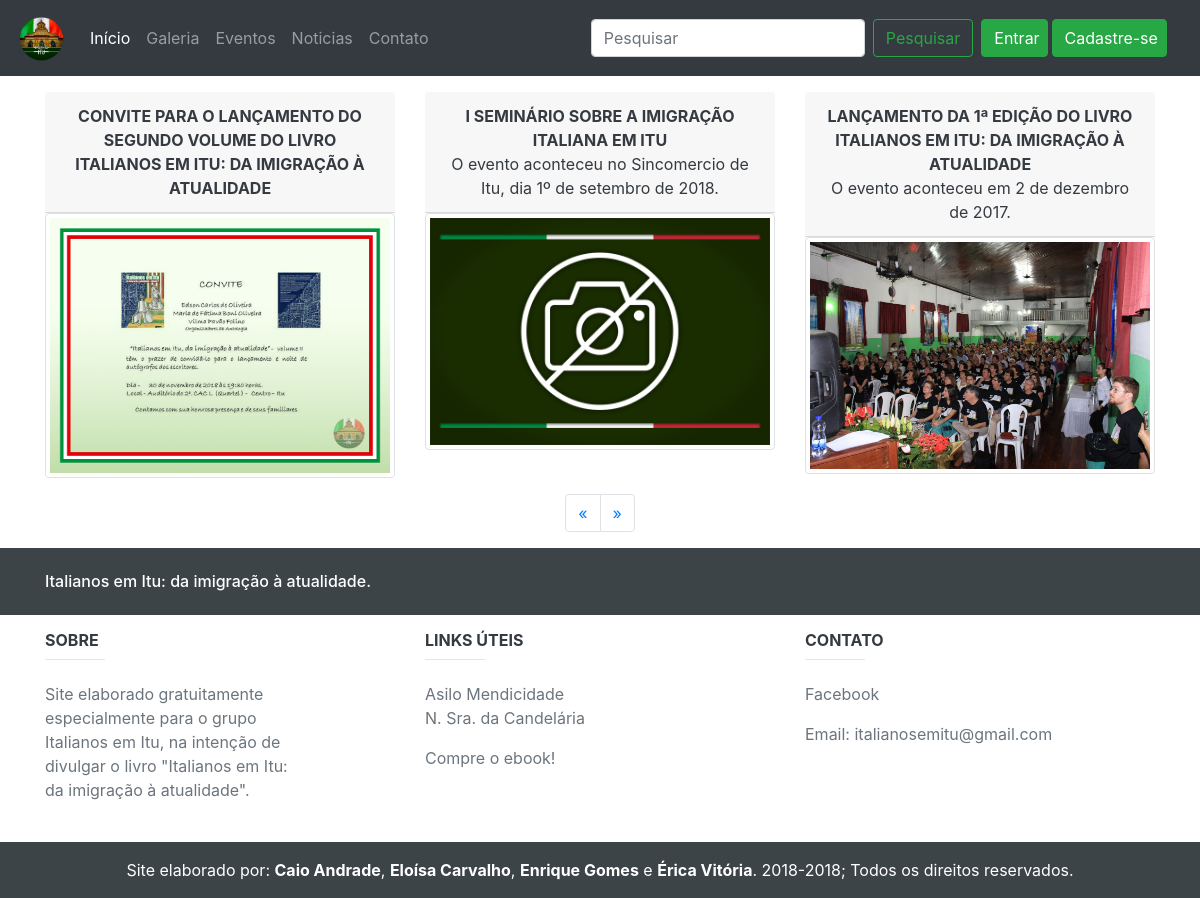
The app's page /index.php?&pg=eventos&pagina=1, older data.
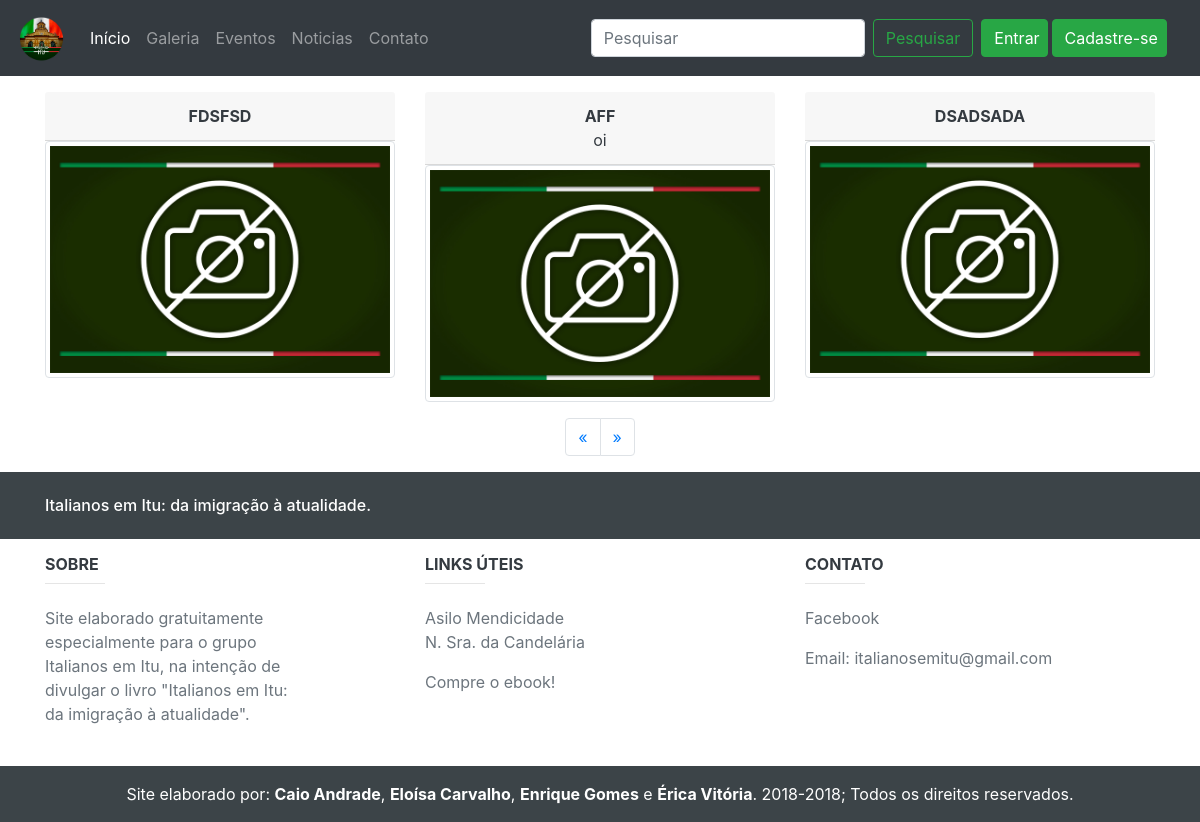
The same page, newer data.
### tables this page shows
CREATE TABLE `noticias` (
  `not_cod` int(11) NOT NULL,
  `not_autor` varchar(100) NOT NULL,
  `not_titulo` varchar(128) NOT NULL,
  `not_subtitulo` varchar(256) DEFAULT NULL,
  `not_data` date NOT NULL,
  `not_hora` time NOT NULL,
  `not_img` varchar(256) DEFAULT NULL,
  `not_cat` varchar(3) NOT NULL DEFAULT 'not',
  `not_ativo` int(11) NOT NULL
);

### db/classes/DAO/conexao.class.php (called while the page is built, shortened)
<?php
class Conexao {
    public function Connect() {
        try {
            $this->user = "root";
            $this->pass = "";
            $this->host = "127.0.0.1";
            $this->base = "italianosdb";
            $parametros = array(PDO::MYSQL_ATTR_INIT_COMMAND => "SET NAMES UTF8");
            $this->file = "mysql:host=" . $this->host . ";dbname=" . $this->base;
            $this->pdo = new PDO($this->file, $this->user, $this->pass, $parametros);
            $this->pdo->setAttribute(PDO::ATTR_ERRMODE, PDO::ERRMODE_EXCEPTION);
            $this->pdo->setAttribute(PDO::ATTR_EMULATE_PREPARES, false);
            $this->pdo->setAttribute(PDO::ATTR_PERSISTENT, true);
            return $this->pdo;
        } catch (PDOException $ex) {
            echo "Erro no sistema" . $ex->getMessage();
        }
    }
}
?>

### db/classes/DAO/noticiasDAO.class.php (the view, shortened to what this page needs)
<?php
require_once ("conexao.class.php");
class noticiasDAO {
    function __construct() {
        $this->con = new Conexao();
        $this->pdo = $this->con->Connect();
    }
    function contarEventosAtivasOuNao($num){
        try {
            $stmt = $this->pdo->prepare("SELECT * FROM noticias WHERE not_ativo = :not_ativo AND not_cat = 'eve' ORDER BY not_cod DESC");
            $param = array(":not_ativo" => $num);
            $stmt->execute($param);
            if($stmt->rowCount() > 0){
                $consulta = $stmt->rowCount();
                return $consulta;
            }else{
                return 0;
            }
        } catch (PDOException $ex) {
            echo "ERRO 309: {$ex->getMessage()}";
        }
    }
    function pegarEventos($limite, $quantpag){
        try {
            $stmt = $this->pdo->prepare("SELECT * FROM noticias WHERE not_ativo = 1 AND not_cat = 'eve' ORDER BY not_cod DESC LIMIT :limite, :quantpag");
            $param = array(":limite" => $limite, ":quantpag" => $quantpag);
            $stmt->execute($param);
            if($stmt->rowCount() > 0){
                $cel = $stmt->rowCount();
                $col = 1;
                $qtdcol = $quantpag;
                $celconstruida = 0;
                for ($a = 0; $a < $qtdcol; $a++) {
                    if ($col == 1) {
                        $celconstruida++;
                    }
                    if ($celconstruida <= $cel) {
                        while ($dados = $stmt->fetch(PDO::FETCH_ASSOC)) {
                            $not_img = $dados['not_img'];
                            $not_titulo = $dados['not_titulo'];
                            $not_subtitulo = $dados['not_subtitulo'];
                            echo '<div class="col-sm-4 mt-2"><div class="card-header text-dark text-center">';
                            echo '<a class="text-uppercase font-weight-bold text-dark" href="index.php?&pg=noticia&id=' . $dados['not_cod'] . '">' . $not_titulo . '</a>';
                            if(!is_null($not_subtitulo)){
                                echo '<br/><a class="text-dark" href="index.php?&pg=noticia&id=' . $dados['not_cod'] . '">' . $not_subtitulo . '</a>';
                            }
                            echo '</div>';
                            if (file_exists('img/noticias/' . $not_img) && !is_null($not_img)) {
                                echo '<a href="index.php?&pg=noticia&id=' . $dados['not_cod'] . '"><img src="img/noticias/'. $not_img . '" alt="Imagem do evento" class="img-thumbnail"></a>';
                            } else {
                                echo '<a href="index.php?&pg=noticia&id=' . $dados['not_cod'] . '"><img src="img/noticias/semfoto.jpg" class="img-thumbnail" alt="Sem foto"></a>';
                            }
                            echo '</div>';
                        }
                    }
                }
            }else{
            }
        }catch (PDOException $ex){
            echo "ERRO 310: {$ex->getMessage()}";
        }
    }
}

### pags/cabecalho.php (shortened to what this page needs)
<!DOCTYPE html>
<html lang="pt-br">
  <head>
    <link rel="stylesheet" href="https://stackpath.bootstrapcdn.com/bootstrap/4.1.1/css/bootstrap.min.css">
    <link rel="stylesheet" href="https://use.fontawesome.com/releases/v5.4.2/css/all.css">
  </head>
  <body>

### pags/menu.php (shortened to what this page needs)
<nav class="navbar navbar-expand-lg navbar-dark bg-dark">
  <a class="navbar-brand" href="index.php?&pg=inicio"><img src="img/Logo.png" height="50px" width="50px" alt="Logo"></a>
  <div class="collapse navbar-collapse" id="navbarTogglerDemo02">
    <ul class="navbar-nav mr-auto mt-2 mt-lg-0">
      <li class="nav-item active mx-auto">
          <a class="nav-link" href="index.php?&pg=inicio">Início <span class="sr-only">(current)</span></a>
      </li>
      <li class="nav-item mx-auto">
          <a class="nav-link" href="index.php?&pg=galeria">Galeria</a>
      </li>
      <li class="nav-item mx-auto">
          <a class="nav-link" href="index.php?&pg=eventos">Eventos</a>
      </li>
      <li class="nav-item mx-auto">
          <a class="nav-link" href="index.php?&pg=noticias">Noticias</a>
      </li>
      <li class="nav-item mx-auto">
          <a class="nav-link" href="index.php?&pg=contato">Contato</a>
      </li>
    </ul>
    <form class="form-inline my-2 my-lg-0" action="" method="POST">
      <input class="form-control mr-sm-2" type="search" placeholder="Pesquisar" name="pesquisa">
      <button class="btn btn-outline-success my-2 my-sm-0 mx-auto" type="submit" name="ir">Pesquisar</button>
    </form>
    <?php
      if ($_SESSION['logado'] == 1) {
        ?>
        <form class="form-inline my-1 mx-1 ml-2">
          <a class="btn btn-success my-1 mr-1 col-sm-3 col-lg-9" href="index.php?&pg=usuariopg">Editar informações</a>
          <a class="nav-link text-center my-1 mr-1 col-sm-3 col-lg-2"  href="index.php?&pg=logout">Sair</a>
        </form>
    <?php }else{
       ?>
      <form class="form-inline my-1 mx-1 ml-2">
          <a class="btn btn-success my-1 mr-1 col-sm-3 col-lg-4" href="index.php?&pg=login">Entrar </a>
          <a class="btn btn-success my-1 mr-1 col-sm-3 col-lg-7" href="index.php?&pg=cadastro">Cadastre-se</a>
      </form>
    <?php } ?>
  </div>
</nav>

### index.php (shortened to what this page needs)
<?php
    @$pag = $_GET['pg'];
        ?>
        <?php
    include('pags/cabecalho.php');
    include('pags/menu.php');
    switch($pag) {
        case 'eventos':
            include('pags/eventos.php');
            break;
    }
    include('pags/rodape.php');
?>

### pags/eventos.php (shortened to what this page needs)
<?php
    if(isset($_GET['pagina'])){
        $pg = $_GET['pagina'];
    }else{
        ?>
        <script type="text/javascript">
            document.location.href = "index.php?&pg=eventos&pagina=1";
        </script>
        <?php
    }
    require_once ("db/classes/DAO/noticiasDAO.class.php");
    $noticiasDAO = new noticiasDAO();
    $numnoticias = $noticiasDAO->contarEventosAtivasOuNao('1');
	$qntporpag = 12;
	$numpags = $numnoticias > $qntporpag ? ceil($numnoticias/$qntporpag) : null;
    $inicio = ($qntporpag*$pg)-$qntporpag;
?>
<div class="container-fluid mt-2">
    <div class="container">
		<div class="row">
        	<?php $noticiasDAO->pegarEventos($inicio, $qntporpag); ?>
        </div>
		<?php
			$pagina_anterior = $pg - 1;
			$pagina_posterior = $pg + 1;
	    ?>
        <nav aria-label="Page navigation example" class="mt-3">
			<ul class="pagination justify-content-center">
				<li class="page-item">
					<?php
					if($pagina_anterior != 0){ ?>
						<a href="index.php?&pg=noticias&pagina=<?php echo $pagina_anterior; ?>" aria-label="Previous" class="page-link">
							<span aria-hidden="true">&laquo;</span>
						</a>
					<?php }else{ ?>
						<span aria-hidden="true" class="page-link">&laquo;</span>
				<?php }  ?>
				</li>
				<li class="page-item">
					<?php
					if($pagina_posterior <= $numpags){ ?>
						<a href="index.php?&pg=noticias&pagina=<?php echo $pagina_posterior; ?>" aria-label="Previous" class="page-link">
							<span aria-hidden="true" >&raquo;</span>
						</a>
					<?php }else{ ?>
						<span aria-hidden="true" class="page-link">&raquo;</span>
				<?php }  ?>
				</li>
			</ul>
		</nav>
    </div>
</div>

### pags/rodape.php (shortened to what this page needs)
<footer class="page-footer mt-3">
  <div style="background-color: #3C4448;">
    <div class="container">
      <div class="row py-4 d-flex align-items-center">
        <div class="col-md-6 col-lg-5 text-center text-md-left mb-4 mb-md-0">
          <h6 class="mb-0 text-white">Italianos em Itu: da imigração à atualidade.</h6>
        </div>
      </div>
    </div>
  </div>
  <div class="container text-center text-md-left mt-2">
    <div class="row mt-3 text-secondary">
      <div class="col-md-3 col-lg-4 col-xl-3 mb-4">
        <h6 class="text-uppercase font-weight-bold text-dark">Sobre</h6>
        <hr class="teal accent-3 mb-3 mt-0 d-inline-block mx-auto" style="width: 60px;">
        <p>Site elaborado gratuitamente especialmente para o grupo Italianos em Itu, na intenção de divulgar o livro "Italianos em Itu: da imigração à atualidade".</p>
      </div>
    <div class="col-md-3 col-lg-2 col-xl-2 mx-auto mb-2">
        <h6 class="text-uppercase font-weight-bold text-dark">Links Úteis</h6>
        <hr class="teal accent-3 mb-3 mt-0 d-inline-block mx-auto" style="width: 60px;">
        <p><a class="text-secondary" href="https://www.facebook.com/pages/category/Nonprofit-Organization/Asilo-Mendicidade-Nossa-Senhora-da-Candel%C3%A1ria-175852372574937/">Asilo Mendicidade N. Sra. da Candelária</a></p>
        <p> <a class="text-secondary" href="#" title="Em breve!">Compre o ebook!</a></p>
    </div>
      <div class="col-md-4 col-lg-3 col-xl-3 mx-auto mb-md-0 mb-2">
        <h6 class="text-uppercase font-weight-bold text-dark">Contato</h6>
        <hr class="teal accent-3 mb-3 mt-0 d-inline-block mx-auto" style="width: 60px;">
        <p><a class="text-secondary" href="https://www.facebook.com/italianosemitu/" title="Página no Facebook do Grupo Italianos em Itu">Facebook</a></p>
        <p><i></i>Email: italianosemitu@gmail.com</p>
      </div>
    </div>
  </div>
  <div  style="background-color: #3C4448;" class="footer-copyright text-center py-3 text-white">Site elaborado por: <a href="#" class="font-weight-bold text-white" target="_blank">Caio Andrade</a>, <a href="http://instagram.com/EloisaSemH" class="font-weight-bold text-white" target="_blank">Eloísa Carvalho</a>, <a href="#" class="font-weight-bold text-white" target="_blank">Enrique Gomes</a> e <a href="#" class="font-weight-bold text-white" target="_blank">Érica Vitória</a>. 2018-<?= date("Y")?>; Todos os direitos reservados.</div>
</footer>
</body>
</html>

Row changes from the older to the newer data that the page shows:
removed noticias: not_titulo "CONVITE PARA O LANÇAMENTO DO SEGUNDO VOLUME DO LIVRO ITALIANOS EM ITU: DA IMIGRAÇÃO À ATUALIDADE", not_img (picture)
removed noticias: not_titulo "I SEMINÁRIO SOBRE A IMIGRAÇÃO ITALIANA EM ITU", not_subtitulo "O evento aconteceu no Sincomercio de Itu, dia 1º de setembro de 2018."
removed noticias: not_titulo "LANÇAMENTO DA 1ª EDIÇÃO DO LIVRO ITALIANOS EM ITU: DA IMIGRAÇÃO À ATUALIDADE", not_subtitulo "O evento aconteceu em 2 de dezembro de 2017.", not_img (picture)
added noticias: not_titulo "FDSFSD"
added noticias: not_titulo "AFF", not_subtitulo "oi"
added noticias: not_titulo "DSADSADA"
